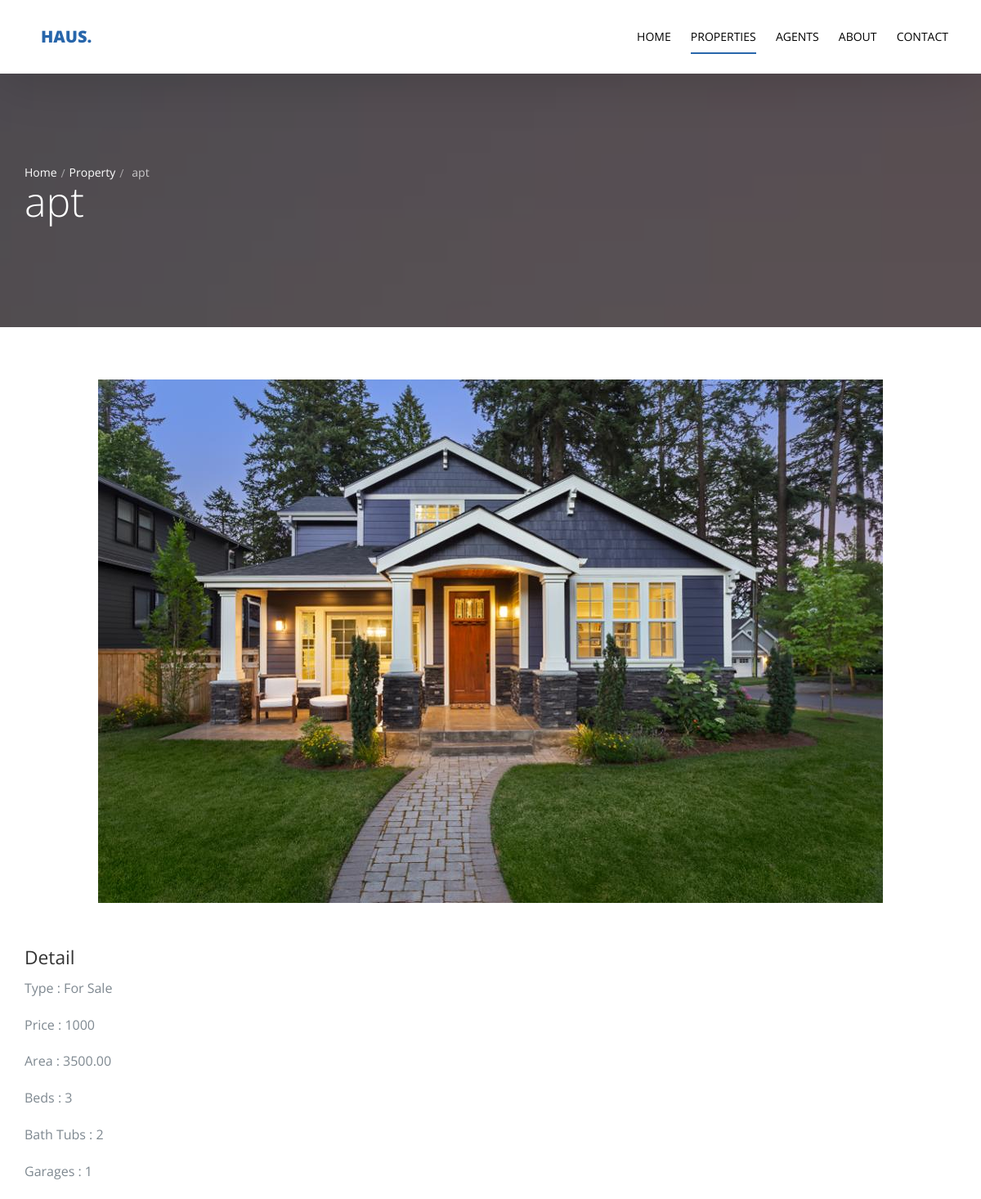
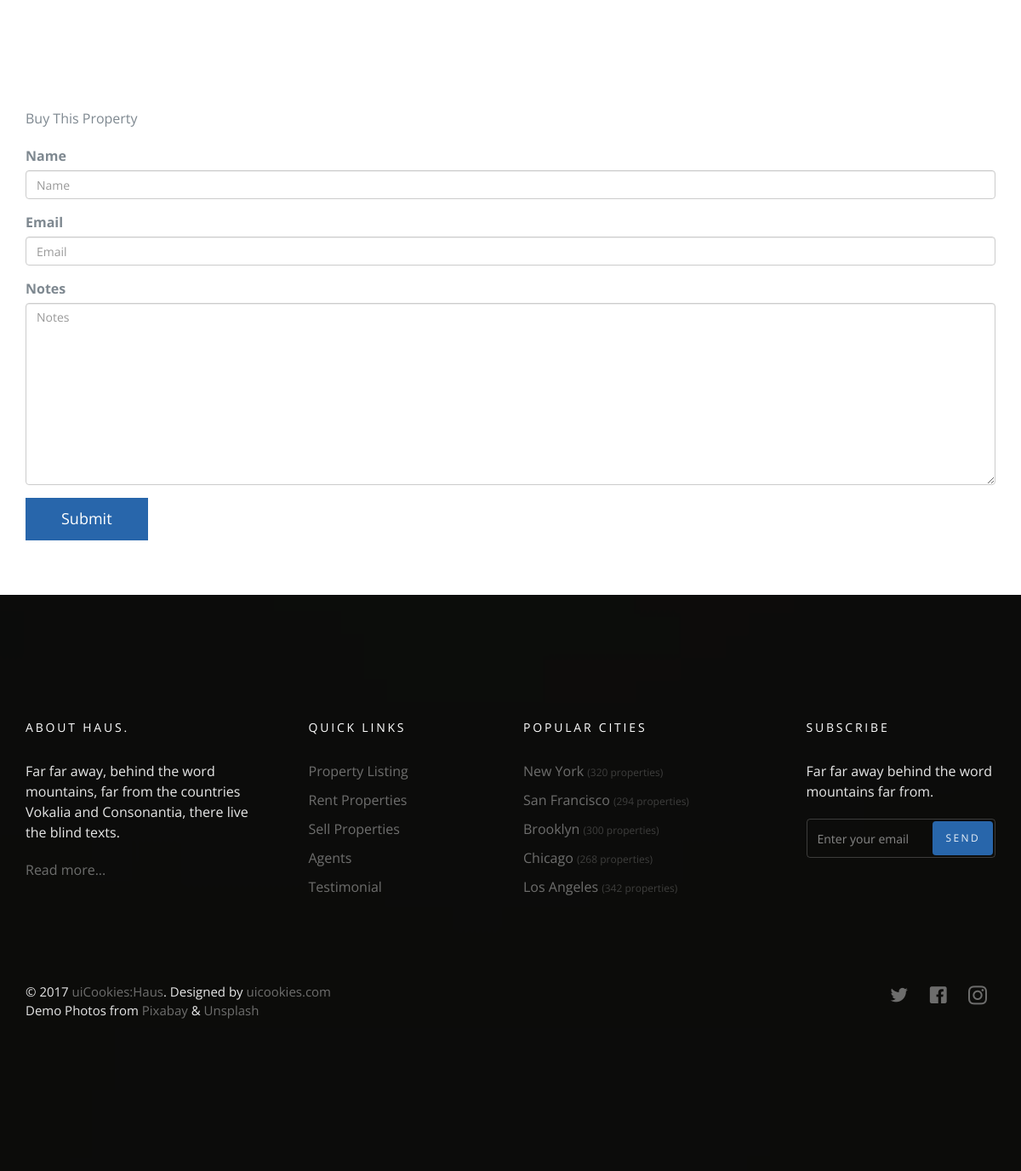
Screenshot of /property/3 with the database file from the repository (2 pictures, top to bottom).
### property/models.py (models this page shows)
class Property(models.Model):
    name = models.CharField(max_length=50)
    location = models.CharField(max_length=50, null=True)
    property_type = models.CharField(choices=property_type, max_length=10)
    price = models.PositiveIntegerField()
    property_category = models.ForeignKey(
        'Category', null=True,
        on_delete=models.SET_NULL
        )
    area = models.DecimalField(decimal_places=2 , max_digits=8)
    beds_number = models.PositiveIntegerField()
    baths_number = models.PositiveIntegerField()
    garages_number = models.PositiveIntegerField()
    image = models.ImageField(upload_to='property/%Y/%m/%d' , null=True)
    date = models.DateTimeField(auto_now=True)
    def __str__(self):
        return self.name
    class Meta:
        verbose_name = 'Property'
        verbose_name = 'Propertie'

### property/views.py (the view)
# urls.py: path('<int:id>', views.property_detail, name='property_detail'),
def property_detail(request, id):
    property_detail = Property.objects.get(id=id)
    template = 'property/detail.html'
    if request.method == 'POST':
        reserve_form = ReserveForm(request.POST)
        if reserve_form.is_valid():
            reserve_form.save()
    else:
        reserve_form = ReserveForm()
    context = {
        'property_detail' : property_detail ,
        'reserve_form' : reserve_form
    }
    return render(request , template , context)

### property/forms.py
class ReserveForm(forms.ModelForm):
    class Meta:
        model = Reserve
        fields = '__all__'

### property/templates/property/detail.html (shortened to what this page needs)
{% extends 'base.html' %}
{% load bootstrap4 %}
{% block body %}
  <section class="probootstrap-slider flexslider2 page-inner">
    <div class="overlay"></div>
    <div class="probootstrap-wrap-banner">
      <div class="container">
        <div class="row">
          <div class="col-md-8">
            <div class="page-title probootstrap-animate">
              <div class="probootstrap-breadcrumbs">
                <a href="#">Home</a><span> <a href="{% url 'property:property_list' %}"> Property </a></span>{{property_detail}}
              </div>
              <h1>{{property_detail}}</h1>
            </div>
          </div>
        </div>
      </div>
    </div>
    <ul class="slides">
      <li style="background-image: url(img/slider_1.jpg);"></li>
    </ul>
  </section>
  <section class="probootstrap-section">
    <div class="container">
      <div class="row">
        <div class="col-md-12">
          <p><img src="{{property_detail.image.url}}" class="img-responsive center-block" alt="Free Bootstrap Template by uicookies.com"></p>
        </div>
      </div>
      <div class="row">
        <div class="col-md-12">
          <h2>Detail</h2>
          {% if property_detail.property_type == "sale" %}
          <p>Type : For Sale</p>
          {% else %}
          <p>Type : For Rent</p>
          {% endif %}
          <p>Price : {{property_detail.price}}</p>
          <p>Area : {{property_detail.area}}</p>
          <p>Beds : {{property_detail.beds_number}}</p>
          <p>Bath Tubs : {{property_detail.baths_number}}</p>
          <p>Garages : {{property_detail.garages_number}}</p>
        </div>
      </div>
    </div>
  </section>
  <section class="probootstrap-section">
    <div class="container">
      <div class="row">
        <div class="col-md-12">
          {% if property_detail.property_type == "sale" %}
          <p>Buy This Property</p>
          {% else %}
          <p>Rent This Property</p>
          {% endif %}
          <form action="" method="post">
            {% bootstrap_form reserve_form %}
            {% buttons %}
            <button type="submit" class="btn btn-primary">Submit</button>
            {% endbuttons %}
          </form>
        </div>
      </div>
    </div>
  </section>
   {% endblock body %}

### rows the page displays
Property: name "apt", image (picture), price "1000", area "3500.00", beds_number "3", baths_number "2", garages_number "1"
